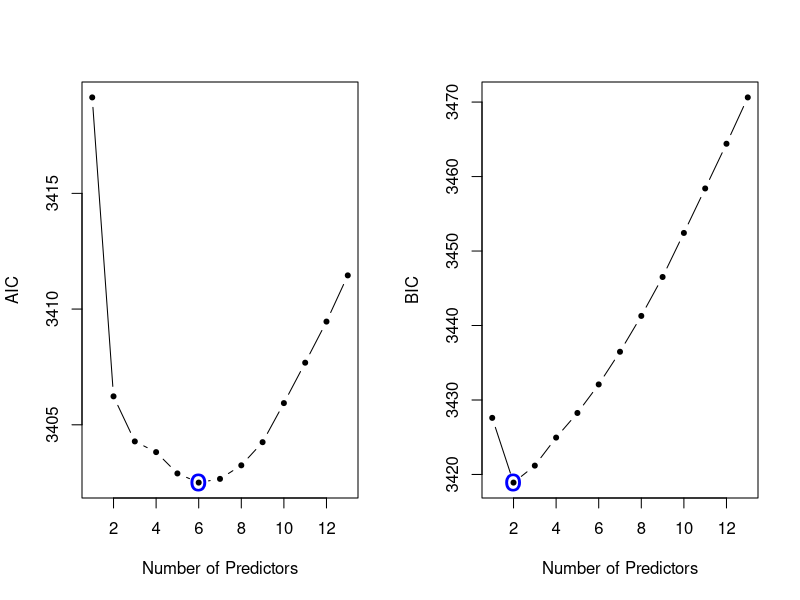
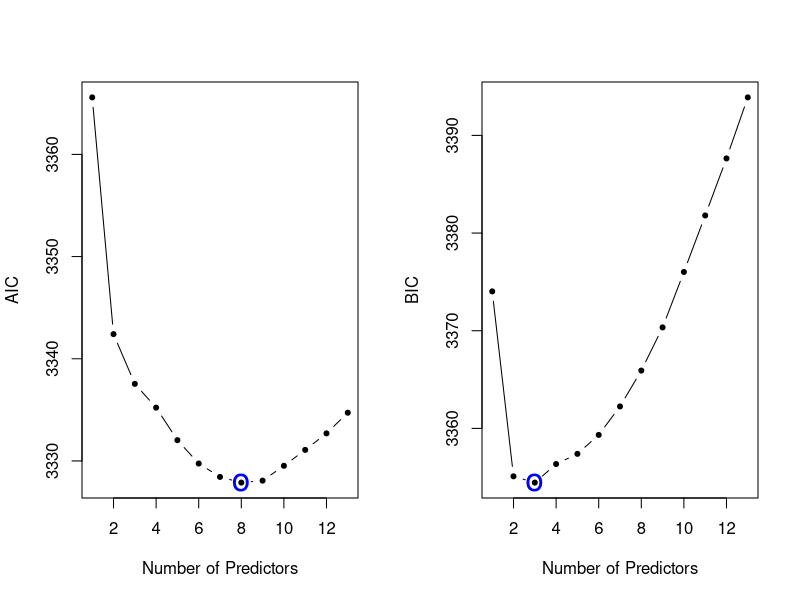
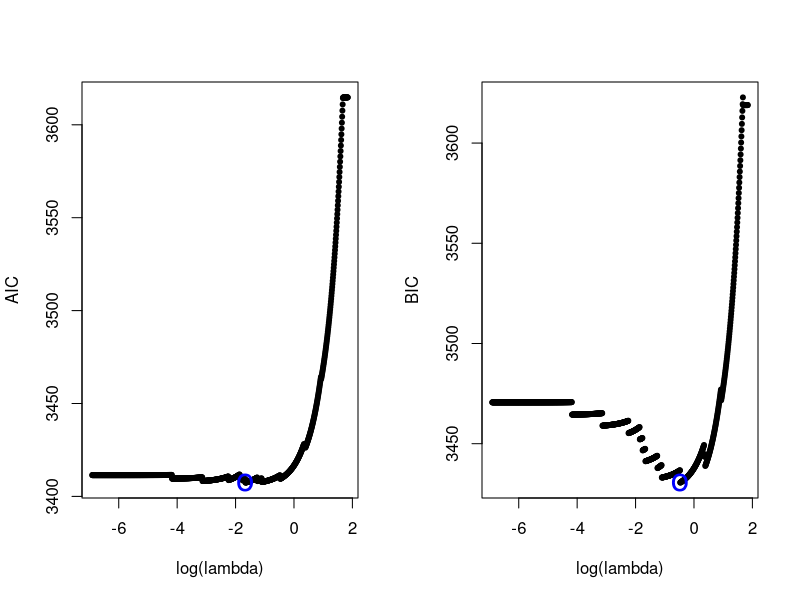
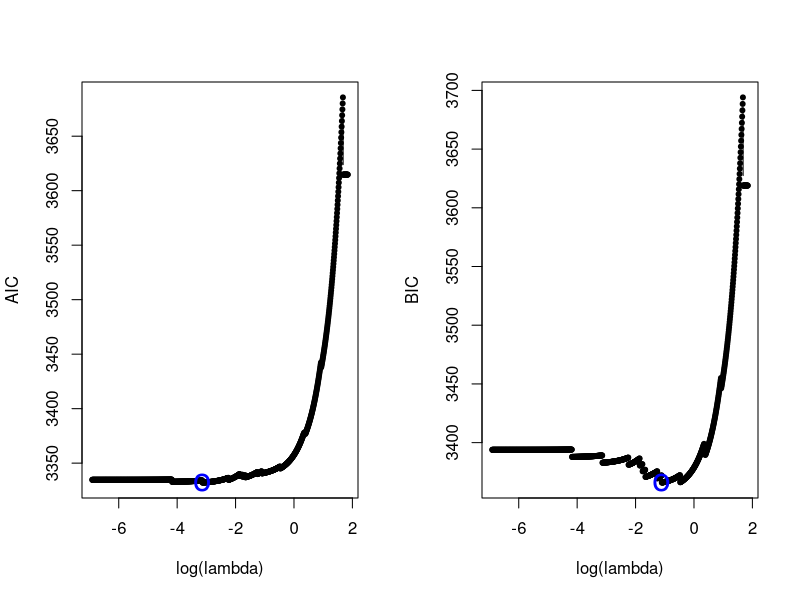
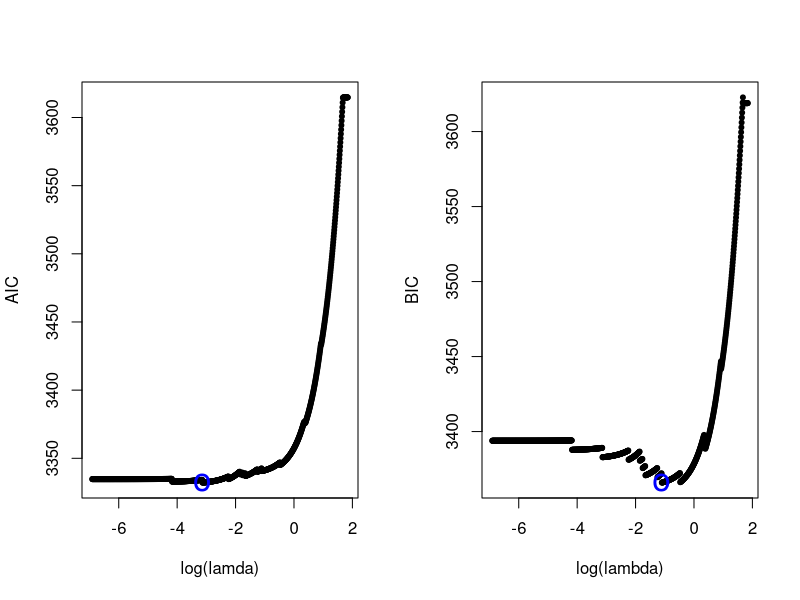
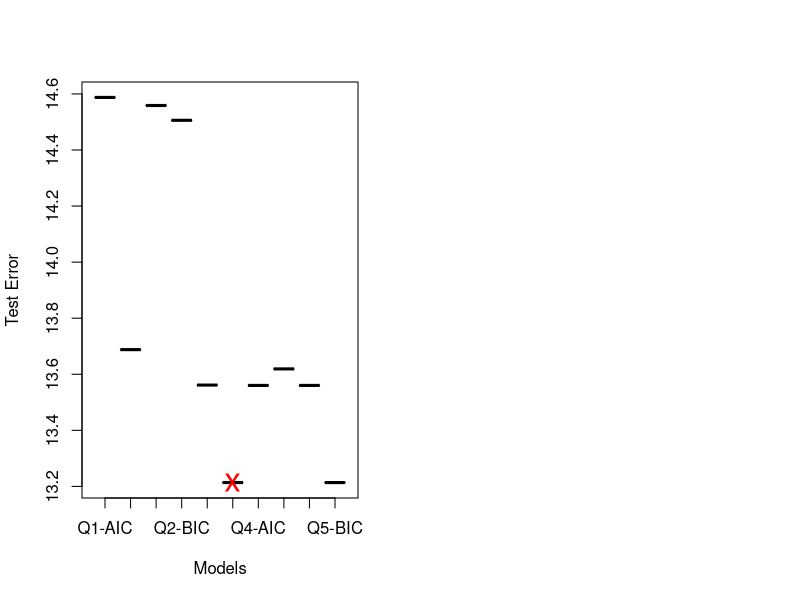

Write the R code that produced these figures, in order.
# ---------- Introduction ---------- # 
# Importing packages 
## install.packages('MASS')
## install.packages('leaps')
## install.packages('glmnet')

library(glmnet)
library(MASS)
library(leaps)
library(dplyr)

# Importing Datasets 
data(Boston) 
dim(Boston)  

# Make predictor x and the response y 
y <- Boston[, 1]
x <- Boston[, -1]

# Predefined function log-likelihood, AIC and BIC. 

# 1. Predicting function for best subsets. 
predict.regsubsets <- function(x, coefi, ...) {
  mat.x <- model.matrix(~., x)
  xvars <- names(coefi)
  pred <- mat.x[, xvars] %*% coefi
  return(pred)
}

# 2. log-likelihood function 
likelihood <- function(x, y, coefi, sigma){
  pred <- predict.regsubsets(x, coefi)
  exp_term = exp(-(y - pred)^2 / (2 * sigma^2))
  res <- sum(log(exp_term / (sqrt(2 * pi) * sigma)))
  return(res)
}

# 3. AIC(Akaike information criterion) 
aic <- function(ltheta, d) { 
  res <- (-2 * ltheta) + (2 * d)  
  return(res)
}

# 4. BIC(Bayesian information criterion) 
bic <- function(ltheta, d, n) { 
  res <- (-2 * ltheta) + (d * log(n))  
  return(res)
}

# Pre-define most used variables 
n <- nrow(x) 
ybar <- mean(y) 

# ---------- Problem1 ---------- # 
# Training model with the ordinary square estimate 
# Workflows of problem 1
# 1. Fit all (p=13, k) models that contains exactly k predictors. 
# 2. Pick the best among these (p=13, k) models, and call it M_k. (We will do this by using regsubsets function.)
# 3. Select a single best model from among M_0, M_1, ... M_13 using AIC and BIC. 
#   3.1 Calculate coefi, d, sigma1 from each k. 
#   3.2 Calculate log-likelihood values from likelihood function. 
# 4. Evaluate each model using AIC and BIC and store the results in metrics1. 

# \sigma 1 
sigma_formula1 <- function(y, ybar, n) {
  res <- sqrt(sum((y - ybar)^2) / (n - 1))
  return(res)
}

# train the best subset selection model
g1 <- regsubsets(x, y, nvmax=13, nbest=1) 

# model evaluation
metrics1 <- matrix(0, 13, 2)
for (i in 1:13) {
  coefi <- coef(g1, id=i)
  d <- length(coefi)
  sigma1 <- sigma_formula1(y, ybar, n)
  ltheta <- likelihood(x, y, coefi, sigma1)
  metrics1[i, 1] <- aic(ltheta, d)
  metrics1[i, 2] <- bic(ltheta, d, n)
}

# find the smallest number of variables based on AIC and BIC
colnames(metrics1) <- c('AIC', 'BIC')
metrics1
wm.a1 <- which.min(metrics1[, 1])
wm.b1 <- which.min(metrics1[, 2]) 

# Visualization of metrics plot 
par(mfrow=c(1,2))
plot(1:13, metrics1[, 1], type="b", pch=20, xlab="Number of Predictors", ylab="AIC")
points(wm.a1, metrics1[wm.a1, 1], pch="o", col="blue", cex=2)
plot(1:13, metrics1[, 2], type="b", pch=20, xlab="Number of Predictors", ylab="BIC")
points(wm.b1, metrics1[wm.b1, 2], pch="o", col="blue", cex=2)

# Print Results 
cat("The variables included in final model based on AIC : ", names(coef(g1, id=wm.a1)[-1]), sep="\t")
cat("The number of variables included in final model based on AIC : ", length(names(coef(g1, id=wm.a1))) - 1)
cat("The value of its AIC : ", metrics1[wm.a1, 1])

cat("The variables included in final model based on BIC : ", names(coef(g1, id=wm.b1))[-1], sep="\t")
cat("The number of variables included in final model based on BIC : ", length(names(coef(g1, id=wm.b1))) - 1)
cat("The value of its BIC : ", metrics1[wm.b1, 2])

# ---------- Problem2 ---------- # 
# Repeat Q1 replacing sigma1 with sigma2. 
# Workflows of solving problem 2.
# 1. Define sigma2 formula within sigma_formula2 function. 
# 2. Repeat the same steps what we done in Problem1.

# \sigma 2
sigma_formula2 <- function(x, y, coefi, n, d) {
  pred <- predict.regsubsets(x, coefi)
  res <- sqrt(sum((y- pred)^2) / (n - d))
  return(res)
}

# train the best subset selection model
g2 <- regsubsets(x, y, nvmax=13, nbest=1) 

# model evaluation : this tasks will be same without applying different sigma 
metrics2 <- matrix(0, 13, 2)
for (i in 1:13) {
  coefi <- coef(g2, id=i)
  d <- length(coefi) 
  sigma2 <- sigma_formula2(x, y, coefi, n, d)
  ltheta <- likelihood(x, y, coefi, sigma2)
  metrics2[i, 1] <- aic(ltheta, d)
  metrics2[i, 2] <- bic(ltheta, d, n)
}

# find the smallest number of variables based on AIC and BIC
colnames(metrics2) <- c("AIC", "BIC") 
metrics2
wm.a2 <- which.min(metrics2[, 1])
wm.b2 <- which.min(metrics2[, 2]) 

# Visualization of metrics plot 
par(mfrow=c(1,2))
plot(1:13, metrics2[, 1], type="b", pch=20, xlab="Number of Predictors", ylab="AIC")
points(wm.a2, metrics2[wm.a2, 1], pch="o", col="blue", cex=2)
plot(1:13, metrics2[, 2], type="b", pch=20, xlab="Number of Predictors", ylab="BIC")
points(wm.b2, metrics2[wm.b2, 2], pch="o", col="blue", cex=2)

# Print Results 
cat("The variables included in final model based on AIC : ", names(coef(g2, id=wm.a2)[-1]), sep="\t")
cat("The number of variables included in final model based on AIC : ", length(names(coef(g2, id=wm.a2))) - 1)
cat("The value of its AIC : ", metrics2[wm.a2, 1])

cat("The variables included in final model based on BIC : ", names(coef(g2, id=wm.b2))[-1], sep="\t")
cat("The number of variables included in final model based on BIC : ", length(names(coef(g2, id=wm.b2))) - 1)
cat("The value of its BIC : ", metrics1[wm.b2, 2])

# ---------- Problem3 ---------- # 
# In this problem, we need to apply hyperparameter thunig using lambda grid. 
# Workflows of Problem 3 
# 1. Define lambda grid.
# 2. Train model in lambda grid. 
# 3. Repeat the steps through the lambda grid. 
#   3.1 Calculate degree of freedom and prediction from each lambda. 
#   3.2 Calculate AIC and BIC from prediction and store results into metrics3.
# 4. Evaluate models.

# Define new function for calculating log-likelihood 
likelihood2 <- function(y, pred, sigma){
  exp_term = exp(-(y - pred)^2 / (2 * sigma^2))
  res <- sum(log(exp_term / (sqrt(2 * pi) * sigma)))
  return(res)
}

# Set hyper parameters grid lambda 
lambda <- 10^seq(0.8, -3, length=1000)

# training model 
g3 <- glmnet(x, y, alpha=1, lambda=lambda)

# model evaluation
metrics3 <- matrix(0, length(g3$lambda), 2)
for (i in 1:length(g3$lambda)) {
  d <- g3$df[i] + 1
  pred <- predict(g3, s=g3$lambda[i], newx=model.matrix(~., x)[,-1])
  ltheta <- likelihood2(y, pred, sigma1)
  metrics3[i, 1] <- aic(ltheta, d)
  metrics3[i, 2] <- bic(ltheta, d, n)
}

# find the smallest number of variables based on AIC and BIC
colnames(metrics3) <- c('AIC', 'BIC')
metrics3[sample(1:800, 10, replace=FALSE),]
wm.a3 <- which.min(metrics3[, 1])
wm.b3 <- which.min(metrics3[, 2]) 

# Visualization of metrics plot 
par(mfrow=c(1,2))
plot(log(g3$lambda), metrics3[, 1], type="b", pch=20, xlab="log(lambda)", ylab="AIC")
points(log(g3$lambda)[wm.a3], metrics3[wm.a3, 1], pch="o", col="blue", cex=2)
plot(log(g3$lambda), metrics3[, 2], type="b", pch=20, xlab="log(lambda)", ylab="BIC")
points(log(g3$lambda)[wm.b3], metrics3[wm.b3, 2], pch="o", col="blue", cex=2)

# Print Results 
coef3a <- coef(g3, s=g3$lambda[wm.a3])
cat("The variables included in final model based on AIC : ", coef3a@Dimnames[[1]][which(coef3a != 0)][-1], sep="\t")
cat("The number of variables included in final model based on AIC : ", length(coef3a@Dimnames[[1]][which(coef3a != 0)][-1]))
cat("The value of its AIC : ", metrics3[wm.a3, 1])

coef3b <- coef(g3, s=g3$lambda[wm.b3])
cat("The variables included in final model based on BIC : ", coef3b@Dimnames[[1]][which(coef3b != 0)][-1], sep="\t")
cat("The number of variables included in final model based on BIC : ", length(coef3b@Dimnames[[1]][which(coef3b != 0)][-1]))
cat("The value of its BIC : ", metrics3[wm.b3, 2])

# ---------- Problem4 ---------- # 
# In this problem, we need to replace sigma1 with sigma2. 
# However, to calculate \beta_{ols}, we need to calculate once more to get sigma2. 
# Workflows of problem 4 
# 1. Define lambda grid
# 2. Train model in lambda grid(using glmnet function)
# 3. Repeat the steps through lambda grid 
#   3.1 Calculate d, xvars, and prediction from each lambda. 
#   3.2 With selected colu￣mns from lasso models, calculate \beta_{ols} (using lm function)
#   3.3 Calculate sigma2 from coefficients which we got from lm function. 
#   3.4 Calculate AIC and BIC from prediction and store results into metrics4.
# 4. Evaluate models.

sigma2_lasso <- function(d, xvars) {
  if (length(xvars) == 0) {
    # If there is no selected variables from glmnet, return ols_pred as ybar.
    # Then the result will be sigma1. 
    return(sigma_formula1(y, ybar, n))
  } else {
    # This will calculate after we select variables from lasso.
    mat.x <- x[ , xvars]
    ols <- lm(y~as.matrix(mat.x))
    ols_pred <- as.matrix(cbind(1, mat.x)) %*% ols$coefficients
  }
  res <- sqrt(sum((y- ols_pred)^2) / (n - d))
  return(res)
}

# Set hyper parameters grid lambda 
lambda <- 10^seq(0.8, -3, length=1000)

# Train model 
g4 <- glmnet(x, y, alpha=1, lambda=lambda)

# model evaluation
metrics4 <- matrix(0, length(g4$lambda), 2)
for (i in 1:length(g4$lambda)) {
  d <- g4$df[i] + 1 
  coefi <- coef(g4, s=g4$lambda[i])
  xvars <- coefi@Dimnames[[1]][which(coefi != 0)][-1]
  sigma2 <- sigma2_lasso(d, xvars)
  pred <- predict(g4, s=g4$lambda[i], newx=model.matrix(~., x)[,-1])
  ltheta <- likelihood2(y, pred, sigma2)
  metrics4[i, 1] <- aic(ltheta, d)
  metrics4[i, 2] <- bic(ltheta, d, n)
}

# find the smallest number of variables based on AIC and BIC
colnames(metrics4) <- c('AIC', 'BIC')
metrics4[sample(1:800, 10, replace=FALSE),]
wm.a4 <- which.min(metrics4[, 1])
wm.b4 <- which.min(metrics4[, 2]) 

# Visualization of metrics plot 
par(mfrow=c(1,2))
plot(log(g4$lambda), metrics4[, 1], type="b", pch=20, xlab="log(lambda)", ylab="AIC")
points(log(g4$lambda)[wm.a4], metrics4[wm.a4, 1], pch="o", col="blue", cex=2)
plot(log(g4$lambda), metrics4[, 2], type="b", pch=20, xlab="log(lambda)", ylab="BIC")
points(log(g4$lambda)[wm.b4], metrics4[wm.b4, 2], pch="o", col="blue", cex=2)

# Print Results 
coef4a <- coef(g4, s=g4$lambda[wm.a4])
cat("The variables included in final model based on AIC : ", coef4a@Dimnames[[1]][which(coef4a != 0)][-1], sep = "\t")
cat("The number of variables included in final model based on AIC : ", length(coef4a@Dimnames[[1]][which(coef4a != 0)][-1]))
cat("The value of its AIC : ", metrics4[wm.a4, 1])

coef4b <- coef(g4, s=g4$lambda[wm.b4])
cat("The variables included in final model based on BIC : ", coef4b@Dimnames[[1]][which(coef4b != 0)][-1], sep="\t")
cat("The number of variables included in final model based on BIC : ", length(coef4b@Dimnames[[1]][which(coef4b != 0)][-1]))
cat("The value of its BIC : ", metrics4[wm.b4, 2])

# ---------- Problem5 ----------
# Repate Q3, replacing sigma1 with sigma3 which is calculated from \beta_{lasso}
# Workflows of Problem 5
# 1. Define new sigma function called sigma_formula3
# 2. Define hyperparameter grid lambda. 
# 3. Train model in lambda grid(using glmnet function)
# 4. Repeat the steps through lambda grid 
#   4.1 Calculate d and prediction from each lambda. 
#   4.2 Calculate sigma3 using sigma_formula3 function. 
#   4.3 Calculate AIC and BIC from prediction and store results into metrics5.
# 4. Evaluate models.

# \sigma 3
sigma_formula3 <- function(y, pred, n, d) {
  res <- sqrt(sum((y- pred)^2) / (n - d))
  return(res)
}

# Set hyper parameters grid lambda 
lambda <- 10^seq(0.8, -3, length=1000)

# Train model 
g5 <- glmnet(x, y, alpha=1, lambda=lambda)

# model evaluation
metrics5 <- matrix(0, length(g5$lambda), 2)
for (i in 1:length(g5$lambda)) {
  d <- g5$df[i] + 1 
  pred <- predict(g5, s=g5$lambda[i], newx=model.matrix(~., x)[,-1])
  sigma3 <- sigma_formula3(y, pred, n, d)
  ltheta <- likelihood2(y, pred, sigma3)
  metrics5[i, 1] <- aic(ltheta, d)
  metrics5[i, 2] <- bic(ltheta, d, n)
}

# find the smallest number of variables based on AIC and BIC
colnames(metrics5) <- c('AIC', 'BIC')
metrics5[sample(1:800, 10, replace=FALSE),]
wm.a5 <- which.min(metrics5[, 1])
wm.b5 <- which.min(metrics5[, 2]) 

# Visualization of metrics plot 
par(mfrow=c(1,2))
plot(log(g5$lambda), metrics5[, 1], type="b", pch=20, xlab="log(lamda)", ylab="AIC")
points(log(g5$lambda)[wm.a5], metrics5[wm.a5, 1], pch="o", col="blue", cex=2)
plot(log(g5$lambda), metrics5[, 2], type="b", pch=20, xlab="log(lambda)", ylab="BIC")
points(log(g5$lambda)[wm.b5], metrics5[wm.b5, 2], pch="o", col="blue", cex=2)

# Print Results 
coef5a <- coef(g5, s=g5$lambda[wm.a5])
cat("The variables included in final model based on AIC : ", coef5a@Dimnames[[1]][which(coef5a != 0)][-1], sep="\t")
cat("The number of variables included in final model based on AIC : ", length(coef5a@Dimnames[[1]][which(coef5a != 0)][-1]))
cat("The value of its AIC : ", metrics5[wm.a5, 1])

coef5b <- coef(g5, s=g5$lambda[wm.b5])
cat("The variables included in final model based on BIC : ", coef5b@Dimnames[[1]][which(coef5b != 0)][-1], sep="\t")
cat("The number of variables included in final model based on BIC : ", length(coef5b@Dimnames[[1]][which(coef5b != 0)][-1]))
cat("The value of its BIC : ", metrics5[wm.b5, 2])

# ---------- Problem 6 ---------- # 
# Workflows of problem 6
# 1. Randomly separate a training set and test set. 
# 2. Declare result matrix called res and initialize with 0. 
# 3. For each training set, repeat all steps what we have done in problem 1 ~ 5. 
# 4. Update the value of selected variables(columns) for each model(rows) to 1. 
# 5. Calculate training error TE using MAE. 
# 6. Check the result and find the winner. 


# Randomly separate a training set and test set
set.seed(4321)
tran <- sample(n, 400) 
test <- setdiff(1:nrow(x), tran) 

# Define function for finding 10 best subsets from the training set. 
# This will return \beta_{ols} and selected_variables
find_best_model <- function(x, y, model_numbers) {
  # if : regsubsets function for M_1 ~ M_4
  # else : glmnet function for M_5 ~ M10
  if (model_numbers <= 4) {
    # train model
    g <- regsubsets(x, y, nvmax=13, nbest=1)
    
    # model evaluation
    metrics <- matrix(0, 13, 1) 
    for (i in 1:13) {
      coefi <- coef(g, id=i) 
      d <- length(coefi) 
      # if : evaluation based on sigma1
      # else : evaluation based on sigma2
      if (model_numbers <= 2) {
        sigma1 <- sigma_formula1(y, ybar, n) 
        ltheta <- likelihood(x, y, coefi, sigma1)
      } else { 
        sigma2 <- sigma_formula2(x, y, coefi, n, d)
        ltheta <- likelihood(x, y, coefi, sigma2)
      }
      # if : evaluation based on AIC 
      # else : evaluation based on BIC 
      if (model_numbers %% 2 != 0) { 
        metrics[i, 1] <- aic(ltheta, d)
      } else { 
        metrics[i, 1] <- bic(ltheta, d, n)
      }
    }
    # Find the smallest number of variables and return results 
    wm <- which.min(metrics) 
    min_vars <- names(coef(g, id=wm)[-1])
    min_coef <- coef(g, id=wm)
    return(list(min_vars, min_coef))
  } else { 
    lambda <- 10^seq(0.8, -3, length=1000)
    g <- glmnet(x, y, alpha=1, lambda=lambda)
    
    # model evaluation
    metrics <- matrix(0, length(g$lambda), 1)
    for (i in 1:length(g$lambda)) {
      d <- g$df[i] + 1 
      pred <- predict(g, s=g$lambda[i], newx=model.matrix(~., x)[,-1])
      # if : evaluation based on sigma1
      # elif : evaluation based on sigma2
      # else : evaluation based on sigma3
      if (model_numbers <= 6) {
        sigma1 <- sigma_formula1(y, ybar, n) 
        ltheta <- likelihood2(y, pred, sigma1)
      } else if (model_numbers <= 8) {
        xvars <- rownames(coef(g, s=g$lambda[i]))[-1]
        sigma2 <- sigma2_lasso(d, xvars) 
        ltheta <- likelihood2(y, pred, sigma2)
      } else {
        sigma3 <- sigma_formula3(y, pred, n, d)
        ltheta <- likelihood2(y, pred, sigma3)
      }
      # if : evaluation based on AIC 
      # else : evaluation based on BIC 
      if (model_numbers %% 2 != 0) { 
        metrics[i, 1] <- aic(ltheta, d)
      } else { 
        metrics[i, 1] <- bic(ltheta, d, n)
      }
    }
    # Find the smallest number of variables and return results 
    wm <- which.min(metrics) 
    coefm <- coef(g, s=g$lambda[wm])
    min_vars <- coefm@Dimnames[[1]][which(coefm != 0)][-1]
    min_coef <- coefm
    return(list(min_vars, min_coef))
  }
}

# Define function for calculuting test error based on MSE 
calculate_test_error <- function(x, y, xvars, coef_, model_number) {
  # if : Calculate test error based on regsubsets
  # else : Calculate test error based on glmnet 
  if (model_number <= 4) {
    pred <- model.matrix(~., test_X[, xvars]) %*% coef_
  } else { 
    pred <- model.matrix(~., test_X) %*% coef_
  }
  test_error <- mean((test_y - pred)^2)
  return(test_error)
}

# Declare result matrix (10 X 14)
res <- matrix(0, 10, ncol(x) + 1)
colnames(res) <- c(colnames(x), 'TE') 
rownames(res) <- c('Q1-AIC', 'Q1-BIC', 'Q2-AIC', 'Q2-BIC', 'Q3-AIC', 'Q3-BIC', 'Q4-AIC', 'Q4-BIC', 'Q5-AIC', 'Q5-BIC')

for (i in 1:10) { 
  train_X <- x[tran, ]
  train_y <- y[tran]
  test_X <- x[test,]
  test_y <- y[test]
  
  # Find the best model from each problems 
  train_result <- find_best_model(train_X, train_y, i)
  xvars <- as.vector(train_result[[1]])
  # Calculate Test Error based on MSE and selected variables
  res[i, 'TE'] <- calculate_test_error(test_X, test_y, xvars, train_result[[2]], i)
  res[i , xvars] <- 1
}

# Check the table
res

# Visualization result 
wm.t <- which.min(res[ , 'TE'])
plot(factor(rownames(res)), res[ , 'TE'], type="b", pch=20, cex=0.2, xlab="Models", ylab="Test Error")
points(factor(rownames(res))[wm.t], res[wm.t, 'TE'], pch="x", col="red", cex=2)
